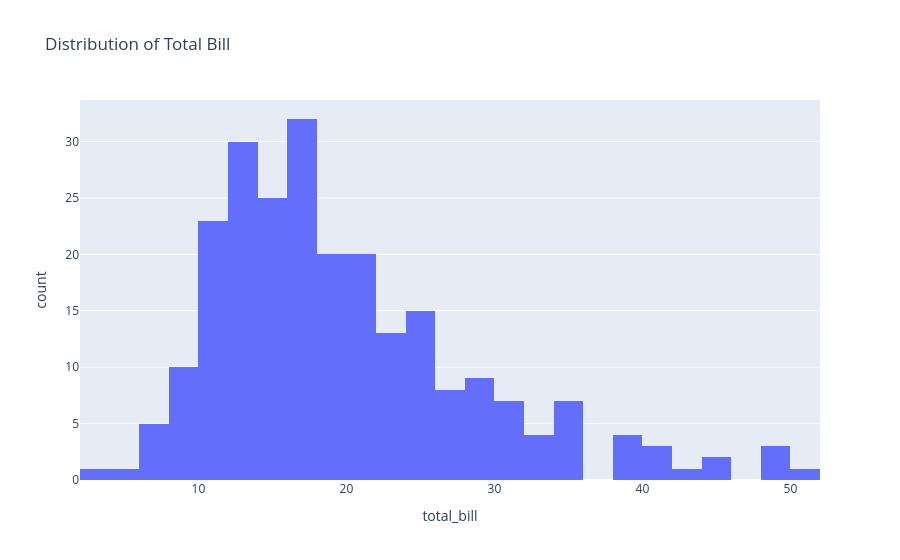

This figure's notebook cell:
### Code cell
fig = px.histogram(
    tips,
    x="total_bill",
    title="Distribution of Total Bill"
)
fig

### Figure 1 — Plotly figure (JSON) as saved in the notebook; plotly's stock layout.template omitted (floating-point values rounded to 4 significant figures; data arrays with more than 128 entries replaced by an {"elided": "..."} marker saying what was removed)
{"data": [{"bingroup": "x", "hovertemplate": "total_bill=%{x}<br>count=%{y}<extra></extra>", "legendgroup": "", "marker": {"color": "#636efa", "pattern": {"shape": ""}}, "name": "", "orientation": "v", "showlegend": false, "type": "histogram", "x": {"elided": "244 float values"}, "xaxis": "x", "yaxis": "y"}], "layout": {"barmode": "relative", "legend": {"tracegroupgap": 0}, "title": {"text": "Distribution of Total Bill"}, "xaxis": {"anchor": "y", "domain": [0, 1], "title": {"text": "total_bill"}}, "yaxis": {"anchor": "x", "domain": [0, 1], "title": {"text": "count"}}}}
